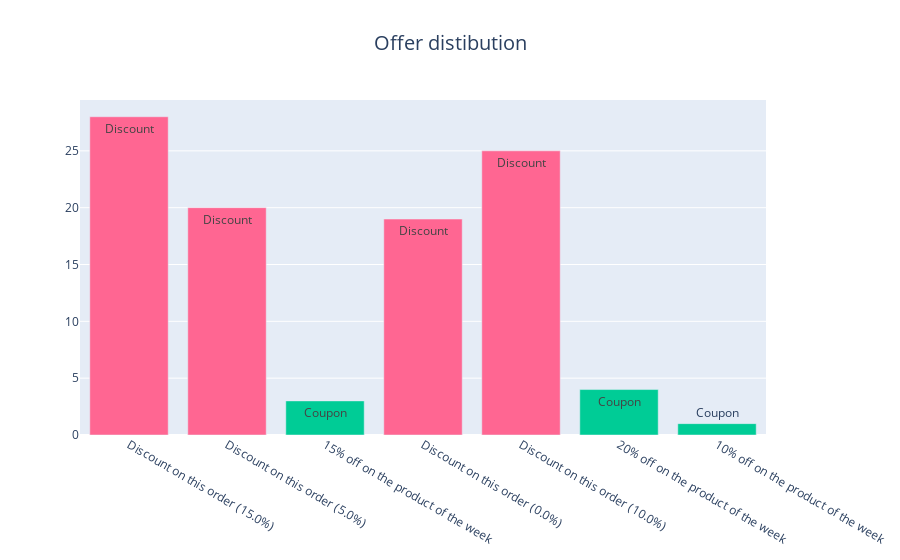

Notebook cell for this chart:
### Markdown cell above
### 3.1 Offer distribution <a class="anchor" id="section3_1"></a>

### Code cell
fig = go.Figure()
fig.add_trace(go.Bar(
    x=offers_coverage['Order'],
    y=offers_coverage['Count'],
    name='Primary Product',
    marker_color=[px.colors.qualitative.Plotly[6] if type=="Discount" else px.colors.qualitative.Plotly[2] for type in offers_coverage['Type']],
    text=offers_coverage['Type'],
    hovertemplate="<b>Name:</b> %{x}<br><b>Number:</b> %{y}<br><b>Type:</b> %{text}<extra></extra>",
))

fig.update_layout(
  height=max([len(offer_name) for offer_name in offers_coverage['Order']])*15,
  title={'text': "Offer distibution",
          'x':0.5,
          'xanchor': 'center',
          'font_size': 20,
    }
)

fig.show()

### Figure 1 — Plotly figure (JSON) as saved in the notebook; plotly's stock layout.template omitted (floating-point values rounded to 4 significant figures)
{"data": [{"hovertemplate": "<b>Name:</b> %{x}<br><b>Number:</b> %{y}<br><b>Type:</b> %{text}<extra></extra>", "marker": {"color": ["#FF6692", "#FF6692", "#00CC96", "#FF6692", "#FF6692", "#00CC96", "#00CC96"]}, "name": "Primary Product", "text": ["Discount", "Discount", "Coupon", "Discount", "Discount", "Coupon", "Coupon"], "type": "bar", "x": ["Discount on this order (15.0%)", "Discount on this order (5.0%)", "15% off on the product of the week", "Discount on this order (0.0%)", "Discount on this order (10.0%)", "20% off on the product of the week", "10% off on the product of the week"], "y": [28, 20, 3, 19, 25, 4, 1]}], "layout": {"autosize": true, "title": {"font": {"size": 20}, "text": "Offer distibution", "x": 0.5, "xanchor": "center"}, "xaxis": {"autorange": true, "range": [-0.5, 6.5], "type": "category"}, "yaxis": {"autorange": true, "range": [0, 29.47], "type": "linear"}}}
